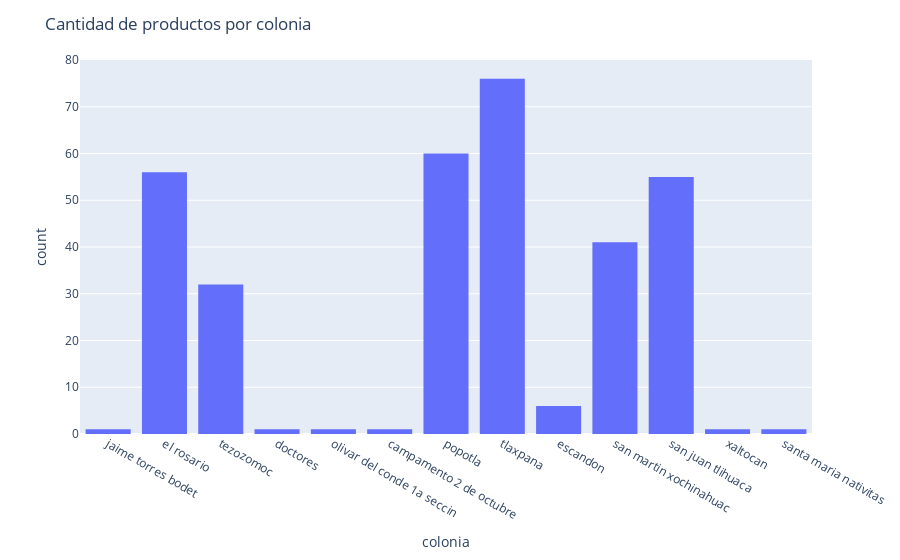

Notebook code cell kept with this figure:
### Code cell
fig = px.histogram(df, x='colonia')
fig.update_layout(
    title=dict(
        text='Cantidad de productos por colonia'
    )
)
fig.show()

### Figure 1 — Plotly figure (JSON) as saved in the notebook; plotly's stock layout.template omitted (floating-point values rounded to 4 significant figures; data arrays with more than 128 entries replaced by an {"elided": "..."} marker saying what was removed)
{"data": [{"alignmentgroup": "True", "bingroup": "x", "hovertemplate": "colonia=%{x}<br>count=%{y}<extra></extra>", "legendgroup": "", "marker": {"color": "#636efa"}, "name": "", "offsetgroup": "", "orientation": "v", "showlegend": false, "type": "histogram", "x": {"elided": "332 str values"}, "xaxis": "x", "yaxis": "y"}], "layout": {"barmode": "relative", "legend": {"tracegroupgap": 0}, "margin": {"t": 60}, "title": {"text": "Cantidad de productos por colonia"}, "xaxis": {"anchor": "y", "domain": [0, 1], "title": {"text": "colonia"}}, "yaxis": {"anchor": "x", "domain": [0, 1], "title": {"text": "count"}}}}
